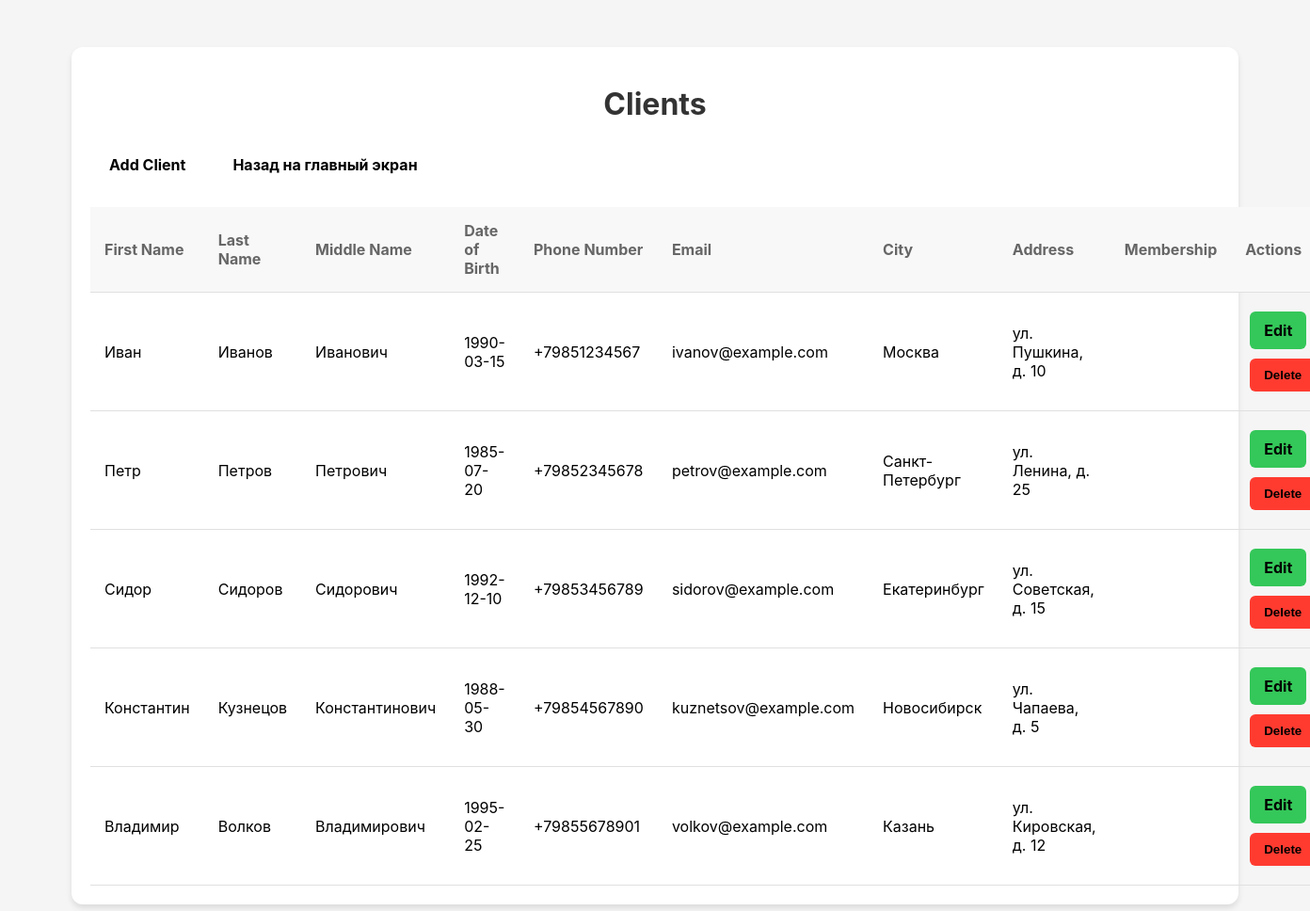
The app's page /view_clients (signed in) with its own data.
### models.py (models this page shows)
class Client(db.Model):
    __tablename__ = 'clients'
    client_id = db.Column(db.Integer, primary_key=True)
    first_name = db.Column(db.String(50), nullable=False)
    last_name = db.Column(db.String(50), nullable=False)
    middle_name = db.Column(db.String(50), nullable=True)
    date_of_birth = db.Column(db.Date, nullable=False)
    phone_number = db.Column(db.String(15), nullable=False)
    email = db.Column(db.String(100), unique=True, nullable=False)
    city = db.Column(db.String(200), nullable=True)
    address = db.Column(db.String(200), nullable=True)
    membership_id = db.Column(db.Integer, db.ForeignKey('memberships.membership_id'), nullable=True)
    registration_date = db.Column(db.DateTime, default=datetime.utcnow, nullable=False)
    membership = db.relationship('Membership', backref='clients')
    attendances = db.relationship('Attendance', backref='client')
    payments = db.relationship('Payment', backref='clients')
    inventory_usages = db.relationship('ClientInventoryUsage', backref='client')

### clients.py (the view)
    @app.route("/view_clients", methods=["GET"])
    def view_clients():
        if 'user_id' not in session:
            return redirect(url_for('login'))
        clients = Client.query.all()
        return render_template("view_clients.html", clients=clients)

### clients.py (called while the page is built)
def view_clients(app):
    @app.route("/view_clients", methods=["GET"])
    def view_clients():
        if 'user_id' not in session:
            return redirect(url_for('login'))
        clients = Client.query.all()
        return render_template("view_clients.html", clients=clients)

### templates/view_clients.html (shortened to what this page needs)
<!DOCTYPE html>
<html lang="en">
<head>
    <link rel="stylesheet" href="https://cdnjs.cloudflare.com/ajax/libs/font-awesome/6.0.0-beta3/css/all.min.css">
</head>
<body>
    <div class="container">
        <h1>Clients</h1>
        <div class="btn-container">
            <a href="{{ url_for('add_client') }}" class="btn btn-primary">Add Client</a>
            <a href="{{ url_for('dashboard') }}" class="btn btn-primary">Назад на главный экран</a>
        </div>
        <table>
            <tr>
                <th>First Name</th>
                <th>Last Name</th>
                <th>Middle Name</th>
                <th>Date of Birth</th>
                <th>Phone Number</th>
                <th>Email</th>
                <th>City</th>
                <th>Address</th>
                <th>Membership</th>
                <th>Actions</th>
            </tr>
            {% for client in clients %}
            <tr>
                <td>{{ client.first_name }}</td>
                <td>{{ client.last_name }}</td>
                <td>{{ client.middle_name }}</td>
                <td>{{ client.date_of_birth }}</td>
                <td>{{ client.phone_number }}</td>
                <td>{{ client.email }}</td>
                <td>{{ client.city }}</td>
                <td>{{ client.address }}</td>
                <td>{{ client.membership.name }}</td>
                <td>
                <a href="{{ url_for('edit_client', client_id=client.client_id) }}" class="btn btn-success">Edit</a>
                    <form action="{{ url_for('delete_client', client_id=client.client_id) }}" method="POST">
                        <button type="submit" class="btn btn-danger">Delete</button>
                    </form>
                </td>
            </tr>
            {% endfor %}
        </table>
    </div>
</body>
</html>

### templates/view_clients.html (style rules this page uses)
body { font-family: -apple-system, BlinkMacSystemFont, 'Segoe UI', Roboto, 'Helvetica Neue', Arial, sans-serif; background-color: #f5f5f5; margin: 0; padding: 0; }
.container { width: 90%; max-width: 1200px; margin: 50px auto; background: #fff; padding: 20px; box-shadow: 0 4px 6px rgba(0, 0, 0, 0.1); border-radius: 12px; }
h1 { color: #333; text-align: center; margin-bottom: 20px; }
.btn-container { display: flex; justify-content: flex-start; margin-bottom: 20px; gap: 10px; }
.btn { display: inline-block; padding: 10px 15px; margin: 5px; border: none; border-radius: 6px; cursor: pointer; text-decoration: none; color: #000000; font-weight: bold; }
.btn-primary { background-color: #ffffff; }
.btn-danger { background-color: #ff3b30; }
.btn-success { background-color: #34c759; }
table { width: 100%; border-collapse: collapse; margin-top: 20px; }
th, td { padding: 15px; text-align: left; border-bottom: 1px solid #e0e0e0; }
th { background-color: #f8f8f8; color: #666; }
form { display: inline; }

### records on screen
Client: first_name "Иван", last_name "Иванов", middle_name "Иванович", date_of_birth "1990-03-15", phone_number "+79851234567", email "ivanov@example.com", city "Москва", address "ул. Пушкина, д. 10"
Client: first_name "Петр", last_name "Петров", middle_name "Петрович", date_of_birth "1985-07-20", phone_number "+79852345678", email "petrov@example.com", city "Санкт-Петербург", address "ул. Ленина, д. 25"
Client: first_name "Сидор", last_name "Сидоров", middle_name "Сидорович", date_of_birth "1992-12-10", phone_number "+79853456789", email "sidorov@example.com", city "Екатеринбург", address "ул. Советская, д. 15"
Client: first_name "Константин", last_name "Кузнецов", middle_name "Константинович", date_of_birth "1988-05-30", phone_number "+79854567890", email "kuznetsov@example.com", city "Новосибирск", address "ул. Чапаева, д. 5"
Client: first_name "Владимир", last_name "Волков", middle_name "Владимирович", date_of_birth "1995-02-25", phone_number "+79855678901", email "volkov@example.com", city "Казань", address "ул. Кировская, д. 12"
